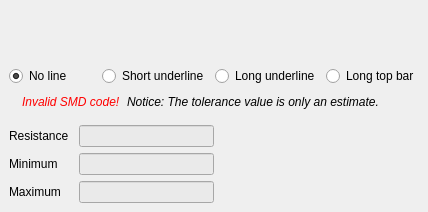
      <widget class="QWidget" name="tab_smd">
       <attribute name="title">
        <string>R SMD</string>
       </attribute>
       <layout class="QVBoxLayout" name="verticalLayout">
        <property name="leftMargin">
         <number>9</number>
        </property>
        <property name="topMargin">
         <number>26</number>
        </property>
        <property name="rightMargin">
         <number>9</number>
        </property>
        <property name="bottomMargin">
         <number>9</number>
        </property>
        <item>
         <layout class="QHBoxLayout" name="horizontalLayout_smd_svg">
          <property name="bottomMargin">
           <number>20</number>
          </property>
          <item>
           <spacer name="horizontalSpacer_10">
            <property name="orientation">
             <enum>Qt::Orientation::Horizontal</enum>
            </property>
            <property name="sizeHint" stdset="0">
             <size>
              <width>40</width>
              <height>20</height>
             </size>
            </property>
           </spacer>
          </item>
          <item>
           <spacer name="horizontalSpacer_11">
            <property name="orientation">
             <enum>Qt::Orientation::Horizontal</enum>
            </property>
            <property name="sizeHint" stdset="0">
             <size>
              <width>40</width>
              <height>20</height>
             </size>
            </property>
           </spacer>
          </item>
         </layout>
        </item>
        <item>
         <layout class="QHBoxLayout" name="horizontalLayout_4">
          <item>
           <widget class="QRadioButton" name="radioButton_line_none">
            <property name="text">
             <string>No line</string>
            </property>
            <property name="checked">
             <bool>true</bool>
            </property>
           </widget>
          </item>
          <item>
           <widget class="QRadioButton" name="radioButton_line_under_short">
            <property name="text">
             <string>Short underline</string>
            </property>
           </widget>
          </item>
          <item>
           <widget class="QRadioButton" name="radioButton_line_under_long">
            <property name="text">
             <string>Long underline</string>
            </property>
           </widget>
          </item>
          <item>
           <widget class="QRadioButton" name="radioButton_line_top">
            <property name="text">
             <string>Long top bar</string>
            </property>
           </widget>
          </item>
         </layout>
        </item>
        <item>
         <spacer name="verticalSpacer_11">
          <property name="orientation">
           <enum>Qt::Orientation::Vertical</enum>
          </property>
          <property name="sizeHint" stdset="0">
           <size>
            <width>20</width>
            <height>0</height>
           </size>
          </property>
         </spacer>
        </item>
        <item>
         <layout class="QHBoxLayout" name="horizontalLayout_8">
          <item>
           <widget class="QLabel" name="label_code_invalid_icon">
            <property name="text">
             <string/>
            </property>
            <property name="pixmap">
             <pixmap resource="../icons/resource_base.qrc">:/general/exclamation_red.png</pixmap>
            </property>
           </widget>
          </item>
          <item>
           <widget class="QLabel" name="label_code_invalid_label">
            <property name="enabled">
             <bool>true</bool>
            </property>
            <property name="text">
             <string>&lt;html&gt;&lt;head/&gt;&lt;body&gt;&lt;p&gt;&lt;span style=&quot; font-style:italic; color:#ff0000;&quot;&gt;Invalid SMD code!&lt;/span&gt;&lt;/p&gt;&lt;/body&gt;&lt;/html&gt;</string>
            </property>
           </widget>
          </item>
          <item>
           <widget class="QLabel" name="label_tolerance_notice">
            <property name="text">
             <string>&lt;html&gt;&lt;head/&gt;&lt;body&gt;&lt;p&gt;&lt;span style=&quot; font-style:italic;&quot;&gt;Notice: The tolerance value is only an estimate.&lt;/span&gt;&lt;/p&gt;&lt;/body&gt;&lt;/html&gt;</string>
            </property>
            <property name="textFormat">
             <enum>Qt::TextFormat::RichText</enum>
            </property>
           </widget>
          </item>
          <item>
           <spacer name="horizontalSpacer_12">
            <property name="orientation">
             <enum>Qt::Orientation::Horizontal</enum>
            </property>
            <property name="sizeHint" stdset="0">
             <size>
              <width>40</width>
              <height>20</height>
             </size>
            </property>
           </spacer>
          </item>
         </layout>
        </item>
        <item>
         <layout class="QHBoxLayout" name="horizontalLayout">
          <item>
           <layout class="QFormLayout" name="formLayout_4">
            <property name="horizontalSpacing">
             <number>10</number>
            </property>
            <property name="verticalSpacing">
             <number>6</number>
            </property>
            <item row="1" column="0">
             <widget class="QLabel" name="label_35">
              <property name="text">
               <string>Resistance</string>
              </property>
             </widget>
            </item>
            <item row="1" column="1">
             <widget class="QLineEdit" name="lineEdit_resistance_smd">
              <property name="styleSheet">
               <string notr="true">background-color: rgb(234, 234, 234);</string>
              </property>
              <property name="alignment">
               <set>Qt::AlignmentFlag::AlignCenter</set>
              </property>
              <property name="readOnly">
               <bool>true</bool>
              </property>
             </widget>
            </item>
            <item row="2" column="0">
             <widget class="QLabel" name="label_36">
              <property name="text">
               <string>Minimum</string>
              </property>
             </widget>
            </item>
            <item row="2" column="1">
             <widget class="QLineEdit" name="lineEdit_resistance_min_smd">
              <property name="styleSheet">
               <string notr="true">background-color: rgb(234, 234, 234);</string>
              </property>
              <property name="alignment">
               <set>Qt::AlignmentFlag::AlignCenter</set>
              </property>
              <property name="readOnly">
               <bool>true</bool>
              </property>
             </widget>
            </item>
            <item row="3" column="0">
             <widget class="QLabel" name="label_37">
              <property name="text">
               <string>Maximum</string>
              </property>
             </widget>
            </item>
            <item row="3" column="1">
             <widget class="QLineEdit" name="lineEdit_resistance_max_smd">
              <property name="styleSheet">
               <string notr="true">background-color: rgb(234, 234, 234);</string>
              </property>
              <property name="alignment">
               <set>Qt::AlignmentFlag::AlignCenter</set>
              </property>
              <property name="readOnly">
               <bool>true</bool>
              </property>
             </widget>
            </item>
            <item row="0" column="0">
             <spacer name="verticalSpacer_9">
              <property name="orientation">
               <enum>Qt::Orientation::Vertical</enum>
              </property>
              <property name="sizeHint" stdset="0">
               <size>
                <width>20</width>
                <height>1</height>
               </size>
              </property>
             </spacer>
            </item>
           </layout>
          </item>
          <item>
           <spacer name="horizontalSpacer_15">
            <property name="orientation">
             <enum>Qt::Orientation::Horizontal</enum>
            </property>
            <property name="sizeHint" stdset="0">
             <size>
              <width>40</width>
              <height>20</height>
             </size>
            </property>
           </spacer>
          </item>
         </layout>
        </item>
       </layout>
      </widget>
